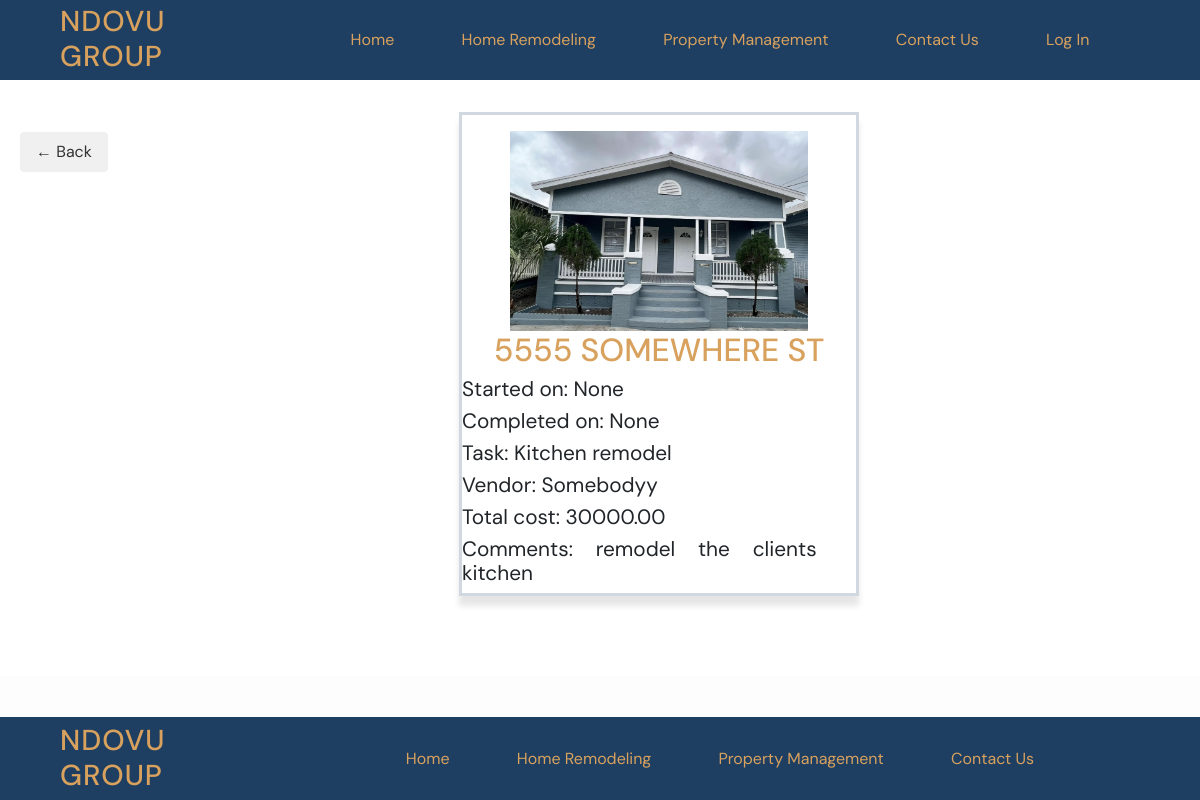
The app's page /projects/2/ with its own data.
### projects/models.py (models this page shows, shortened)
class Project(models.Model):
    name = models.CharField(max_length=128)
    image = models.ImageField(upload_to="static/img")
    tasks = models.CharField(max_length=200)
    vendor = models.CharField(max_length=50)
    total_cost = MoneyField(max_digits=14, decimal_places=2, default_currency='USD')
    comments = models.TextField()
    start_date = models.DateField(null=True, blank=True)
    complete_date = models.DateField(null=True, blank=True)

### projects/views.py (the view)
# urls.py: path("<int:pk>/", views.ProjectDetailView.as_view(), name="detail"),
class ProjectDetailView(DetailView): # read single, reads a single copy for read-only
        template_name = "projects/detail_project.html"
        model = Project

### templates/projects/detail_project.html (shortened to what this page needs)
{% extends 'base.html' %}
{% load static %}
{% block content %}
<div class="projects-list center-row">
    <div class="project-card">
        <img src="{{ project.image.url }}" alt="house">
        <h1> {{ project.name }} </h1>
        <p> Started on: {{ project.start_date }} </p>
        <p> Completed on: {{ project.complete_date }} </p>
        <p> Task: {{ project.tasks }} </p>
        <p> Vendor: {{ project.vendor }} </p>
        <p> Total cost: {{ project.total_cost }} </p>
        <p> Comments: {{ project.comments }} </p>
    </div>
    <a href="{% url 'list' %}" class="back-button">← Back</a>
</div>
{% endblock content %}

### static/css/base.css (style rules this page uses)
:root { --secondary-color-600: #d8a25e; --background-color: #fdfdfd; --surface-color: #1e3e62; --neutral-color:#2e2f30; --DM-font: "DM Sans", sans-serif; }
* { font-family: var(--DM-font); margin: 0; padding: 0; text-decoration: none; }
html { font-size: 16px; background-color: var(--background-color); }
h1 { color: var(--secondary-color-600); font-size: 2rem; text-transform: uppercase; text-align: center; }
p { line-height: 1.5rem; font-size: 1.3rem; }
.center-row { display: flex; justify-content: center; align-items: center; }

### static/css/section.css (style rules this page uses)
.projects-list { margin: 2rem 0px; gap: 5rem; position: relative; }
.project-card { width: 400px; display: inline-block; border: 3px solid rgba(30, 62, 98, 0.2); box-shadow: 0 10px 6px rgba(0, 0, 0, 0.1); margin-bottom: 5rem; vertical-align: top; margin-right: 10px; margin-left: 8rem; text-align: justify; }
.project-card p { width: 90%; margin: 0.5rem 0; }
.project-card img { height: 200px; object-fit: contain; display: block; margin: 1rem auto 0; }
.back-button { display: inline-block; padding: 8px 16px; position: absolute; top: 20px; left: 20px; background-color: #f0f0f0; color: #333; text-decoration: none; border-radius: 4px; transition: background-color 0.3s; }

### records on screen
Project: image (picture), name "5555 SOMEWHERE ST", start_date "None", complete_date "None", tasks "Kitchen remodel", vendor "Somebodyy", total_cost "30000.00", comments "remodel the clients kitchen"
